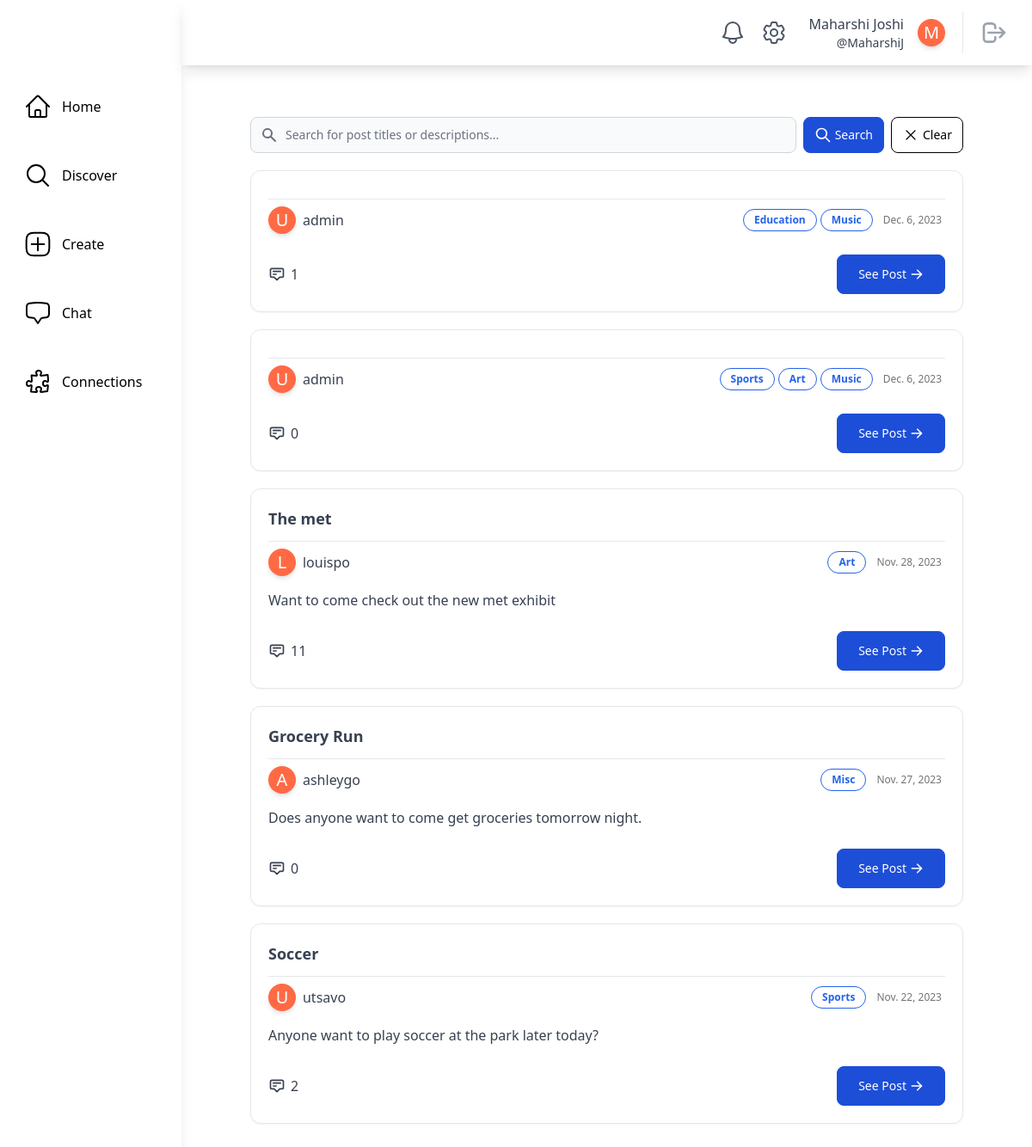
Before: /discover/ (signed in) with the older database file.
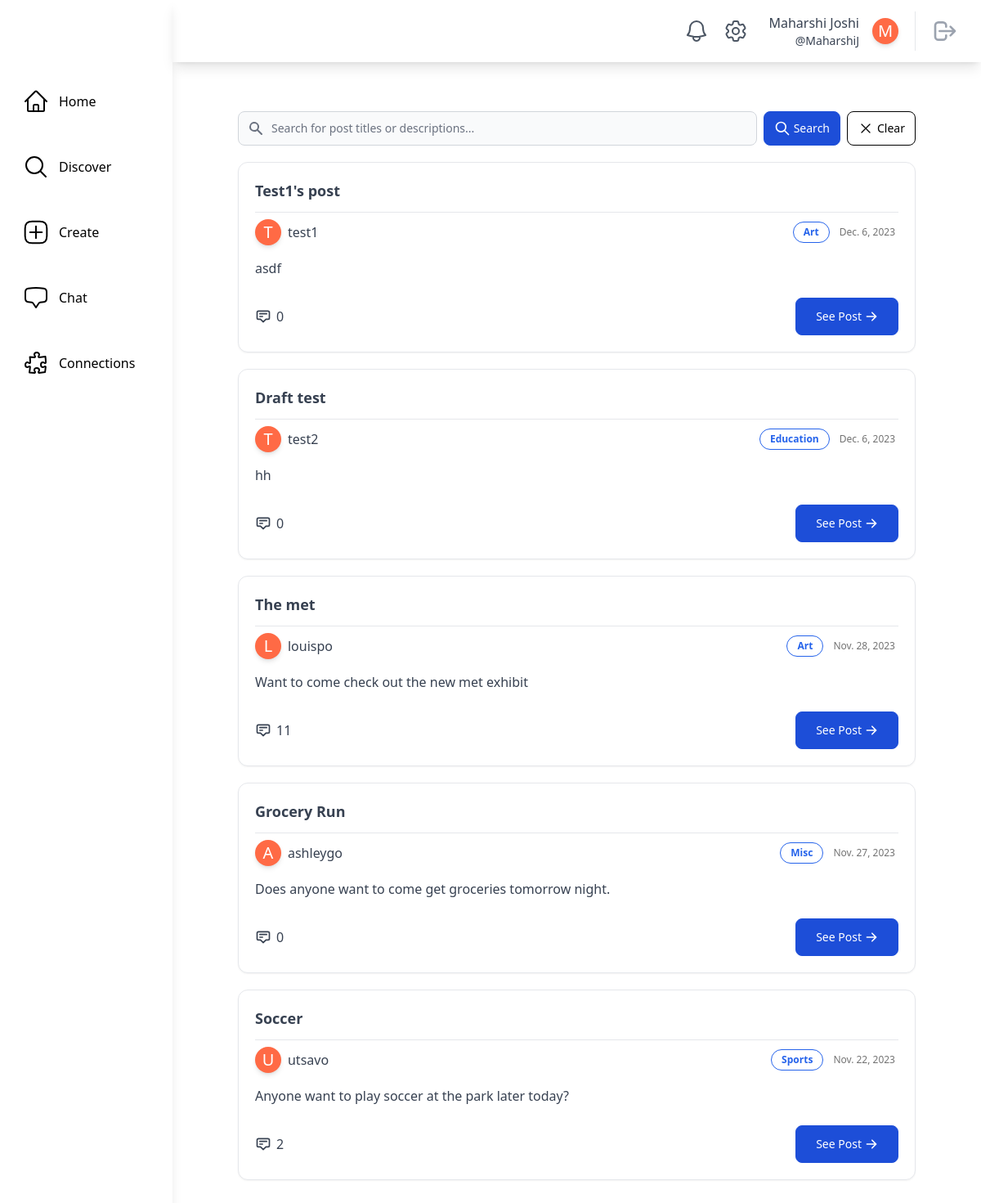
After: the same page with the newer database file.
### main/models.py (models this page shows, shortened)
class SocialUser(AbstractUser):
    class Pronouns(models.IntegerChoices):
        SHE = 1, _("She/Her")
        HE = 2, _("He/Him")
        THEY = 3, _("They/Them")
        OTHER = 4, _("Other/Prefer Not To Say")
    username = models.CharField(max_length=30, unique=True)
    email = models.EmailField(unique=True, default="@nyu.edu")
    full_name = models.CharField(max_length=50, default="")
    pronouns = models.IntegerField(default=Pronouns.OTHER, choices=Pronouns.choices)
    date_of_birth = models.DateField(null=True, validators=[validate_age])
    major = models.CharField(max_length=100, default="undeclared")
    tags = models.ManyToManyField(InterestTag, related_name="tags")
    profile_picture = models.ImageField(
        upload_to="profile_pics/", null=True, blank=True
    )
    timestamp = models.DateTimeField("timestamp", default=timezone.now)  # joined

class InterestTag(models.Model):
    name = models.CharField(max_length=50, unique=True)
    class Meta:
        db_table = "interest_tags"
        verbose_name_plural = "Interest Tags"
    def __str__(self):
        return self.name

### posts/models.py (models this page shows, shortened)
class ActivityPost(models.Model):
    class PostStatus(models.IntegerChoices):
        DRAFT = 1, _("Draft")
        ACTIVE = 2, _("Active")
        ARCHIVED = 3, _("Archived")
    class Meta:
        db_table = "activity_posts"
        verbose_name_plural = "Activity Posts"
    poster = models.ForeignKey(settings.AUTH_USER_MODEL, on_delete=models.CASCADE)
    timestamp = models.DateTimeField(auto_now_add=True)
    title = models.CharField(max_length=255)
    description = models.TextField(max_length=1023)
    status = models.IntegerField(default=PostStatus.DRAFT, choices=PostStatus.choices)
    tags = models.ManyToManyField(InterestTag)

### main/views.py (the view)
# urls.py: path("discover/", views.DiscoverPageView.as_view(), name="discover"),
@method_decorator(login_required, name="dispatch")
class DiscoverPageView(LoginRequiredMixin, generic.ListView):
    model = ActivityPost
    template_name = "main/discover.html"
    def get_queryset(self):
        query = self.request.GET.get("q")
        button_action = self.request.GET.get("action")
        blocked_users = Block.get_blocked_users(self.request.user)
        blocking_users = Block.get_blocking_users(self.request.user)
        if button_action == "clear" or query is None:
            object_list = ActivityPost.objects.filter(
                ~Q(poster__in=blocked_users) & ~Q(poster__in=blocking_users)
            ).order_by("-timestamp")[:50]
        else:
            object_list = ActivityPost.get_posts_by_search(query).filter(
                ~Q(poster__in=blocked_users) & ~Q(poster__in=blocking_users)
            )
        return object_list

### main/models.py (called while the page is built)
    @classmethod
    def count_unread_notifications(cls, user):
        return (
            cls.objects.filter(models.Q(recipient_user=user, is_read=False))
            .all()
            .order_by("-timestamp")
            .count()
        )

    @classmethod
    def get_blocked_users(cls, user):
        return user.blocked_users.all().order_by("timestamp").values("blocked_user")

    @classmethod
    def get_blocking_users(cls, user):
        return user.blocking_users.all().values("blocker")

### theme/templatetags/theme_customfilters.py (called while the page is built)
@register.filter
def count_unread_notifications(user):
    return Notification.count_unread_notifications(user)

### main/templates/main/discover.html (shortened to what this page needs)
{% extends "base.html" %}
{% block content %}
    <div class="m-20 mt-5">
        <div class="flex flex-col justify-center">
            <div class="container mx-auto mt-10 mb-10">
                <form class="flex items-center"
                      method="get"
                      action="{% url 'main:discover' %}">
                    <div class="relative w-full">
                        <div class="flex absolute inset-y-0 left-0 items-center pl-3 pointer-events-none">
                        </div>
                        <input type="text"
                               name="q"
                               class="bg-gray-50 border border-gray-300 text-gray-900 text-sm rounded-lg focus:ring-blue-500 focus:border-blue-500 block w-full pl-10 p-2.5  "
                               placeholder="Search for post titles or descriptions...">
                    </div>
                    <button type="submit"
                            name="action"
                            value="search"
                            class="inline-flex items-center py-2.5 px-3 mx-2 text-sm font-medium text-white bg-blue-700 rounded-lg border border-blue-700 hover:bg-blue-800 focus:ring-4 focus:outline-none focus:ring-blue-300 ">
                        <svg class="mr-1 w-5 h-5"
                             fill="none"
                             stroke="currentColor"
                             viewBox="0 0 24 24"
                             xmlns="http://www.w3.org/2000/svg">
                            <path stroke-linecap="round" stroke-linejoin="round" stroke-width="2" d="M21 21l-6-6m2-5a7 7 0 11-14 0 7 7 0 0114 0z">
                            </path>
                        </svg>
                        Search
                    </button>
                    <button type="submit"
                            name="action"
                            value="clear"
                            class="inline-flex items-center py-2.5 px-3 text-sm font-medium text-black bg-white rounded-lg border border-black hover:bg-gray-200 focus:ring-4 focus:outline-none focus:ring-blue-300">
                        <svg xmlns="http://www.w3.org/2000/svg"
                             fill="none"
                             viewBox="0 0 24 24"
                             stroke-width="1.5"
                             stroke="currentColor"
                             class="w-5 h-5 mr-1">
                            <path stroke-linecap="round" stroke-linejoin="round" d="M6 18L18 6M6 6l12 12" />
                        </svg>
                        Clear
                    </button>
                </form>
                <div class="mt-5">
                    {% if object_list %}
                        {% for post in object_list %}
                            <div class="mb-5">{% include "posts/post_card.html" with post=post %}</div>
                        {% endfor %}
                    {% else %}
                        <p class="text-center text-gray-500">Hmm...we couldn't find anything :/</p>
                    {% endif %}
                </div>
            </div>
        </div>
    </div>
{% endblock content %}

### theme/templates/base.html (shortened to what this page needs)
{% load static tailwind_tags %}
{% load theme_customfilters %}
<!DOCTYPE html>
<html lang="en">
    <head>
        {% tailwind_css %}
    </head>
    <body class="flex bg-white min-h-screen">
        {% if user.is_authenticated %}
            <div class="h-screen w-full bg-white relative flex overflow-hidden">
                <aside class="h-full shadow-lg w-64 flex flex-col space-y-10 items-start relative bg-white text-black">
                    <div class="h-16 flex items-center w-full">
                    </div>
                    <a href="{% url 'main:home' %}"
                       class="flex items-center ml-6 p-1 rounded hover:bg-gray-100 focus:bg-gray-100 transition duration-200 transform hover:scale-110">
                        <span class="ml-3">Home</span>
                    </a>
                    <a href="{% url 'main:discover' %}"
                       class="flex items-center ml-6 p-1 rounded hover:bg-gray-100 focus:bg-gray-100 transition duration-200 transform hover:scale-110">
                        <svg xmlns="http://www.w3.org/2000/svg"
                             fill="none"
                             viewBox="0 0 24 24"
                             stroke-width="1.5"
                             stroke="currentColor"
                             class="w-8 h-8">
                            <path stroke-linecap="round" stroke-linejoin="round" d="M21 21l-5.197-5.197m0 0A7.5 7.5 0 105.196 5.196a7.5 7.5 0 0010.607 10.607z" />
                        </svg>
                        <span class="ml-3">Discover</span>
                    </a>
                    <a href="{% url 'posts:create_post' %}"
                       class="flex items-center ml-6 p-1 rounded hover:bg-gray-100 focus:bg-gray-100 transition duration-200 transform hover:scale-110">
                        <span class="ml-3">Create</span>
                    </a>
                    <a href="{% url 'chat:chat_room_list' %}"
                       class="flex items-center ml-6 p-1 rounded hover:bg-gray-100 focus:bg-gray-100 transition duration-200 transform hover:scale-110">
                        <span class="ml-3">Chat</span>
                    </a>
                    <a href="{% url 'main:connections' user.username %}"
                       class="flex items-center ml-6 p-1 rounded hover:bg-gray-100 focus:bg-gray-100 transition duration-200 transform hover:scale-110">
                        <span class="ml-3">Connections</span>
                    </a>
                </aside>
                <div class="w-full h-full flex flex-col justify-between">
                    <header class="h-20 w-full flex items-center relative justify-end px-5 shadow-lg">
                        <a href="{% url 'main:notifications' user.username %}"
                           class="relative p-2 text-gray-600 hover:bg-gray-100 hover:text-gray-600 focus:bg-gray-100 focus:text-gray-600 rounded-full">
                           <span class="absolute top-1 left-6 text-xs bg-red-500 text-white font-medium px-1 shadow-lg rounded-full border-2 border-white">
                           </span>
                        </a>
                            <a href="{% url 'main:settings' user.username %}"
                            class="relative p-2 text-gray-600 hover:bg-gray-100 hover:text-gray-600 focus:bg-gray-100 focus:text-gray-600 rounded-full">
                        </a>
                        <a href="{% url 'main:profile_page' user.username %}"
                           class="rounded hover:bg-gray-100 hover:text-gray-600 focus:bg-gray-100 focus:text-gray-600 px-2 ml-2">
                            <div class="flex flex-shrink-0 items-center space-x-4 text-gray-700">
                                <div class="flex flex-col items-end ">
                                    <div class="text-md font-medium ">{{ user.full_name|capfirst }}</div>
                                    <div class="text-sm font-regular">@{{ user.username }}</div>
                                </div>
                                <div class="rounded-full h-8 w-8 bg-[#ff6a45] flex items-center justify-center shadow-md border-white transition duration-200 transform hover:scale-110">
                                    {% if user.profile_picture %}
                                        {% comment %} Profile Picture with same shape {% endcomment %}
                                    {% else %}
                                            <span class="text-white text-xl">{{ user.full_name|first|capfirst }}</span>
                                    {% endif %}
                                </div>
                            </div>
                        </a>
                        <div class="border-l pl-3 ml-3 space-x-1">
                            <button class="relative p-2 text-gray-400 hover:bg-gray-100 hover:text-gray-600 focus:bg-gray-100 focus:text-gray-600 rounded-full">
                                <a href="{% url 'main:logout' %}">
                                    <svg aria-hidden="true"
                                         fill="none"
                                         viewBox="0 0 24 24"
                                         stroke="currentColor"
                                         class="h-8 w-8">
                                        <path stroke-linecap="round" stroke-linejoin="round" stroke-width="2" d="M17 16l4-4m0 0l-4-4m4 4H7m6 4v1a3 3 0 01-3 3H6a3 3 0 01-3-3V7a3 3 0 013-3h4a3 3 0 013 3v1" />
                                    </svg>
                                </a>
                            </button>
                        </div>
                    </header>
                    <main class="max-w-full h-full flex flex-col relative overflow-auto">
                        {% block content %}
                        {% endblock content %}
                    </main>
                </div>
            </div>
        {% endif %}
    </body>
</html>

### posts/templates/posts/post_card.html
<div class="rounded-xl border p-5 shadow-sm bg-white">
    <div class="text-lg font-bold text-gray-700 border-b pb-3">{{ post.title|capfirst }}</div>
    <div class="flex flex-wrap w-full items-center justify-between">
        <a href="{% url 'main:profile_page' post.poster.username %}"
           class="flex items-center hover:bg-gray-100 rounded hover:text-gray-600 focus:bg-gray-100 focus:text-gray-600 mt-2">
           <div class="rounded-full h-8 w-8 bg-[#ff6a45] flex items-center justify-center shadow-md border-white transition duration-200 transform hover:scale-110">
              {% if post.poster.profile_picture %}
                 {% comment %} Profile Picture with same shape {% endcomment %}
              {% else %}
                 <span class="text-white text-xl">{{ post.poster.full_name|first|capfirst }}</span>
              {% endif %}
           </div>
           <div class="flex items-center ml-2">
              <div class="text-md font-regular text-gray-700">{{ post.poster.username }}</div>
           </div>
        </a>
        <div class="flex flex-wrap justify-self-end items-center">
            <div class="flex items-center justify-items-start mr-2 mt-2">
                {% for tag in post.tags.all %}
                    <button class="mr-1 rounded-2xl border border-blue-600 text-blue-600 bg-white px-3 py-1 text-xs font-semibold">{{ tag }}</button>
                {% endfor %}
            </div>
            <div class="text-xs text-neutral-500 text-right mr-1 mt-2">{{ post.timestamp.date }}</div>
        </div>
    </div>
    <div class="mt-4 mb-6">
        <div class="text-gray-700">{{ post.description }}</div>
    </div>
    <div class="w-full flex flex-row justify-between">
        <div class="flex items-center transition text-gray-700 hover:text-gray-700">
            <svg xmlns="http://www.w3.org/2000/svg"
                 class="mr-1.5 h-5 w-5"
                 fill="none"
                 viewBox="0 0 24 24"
                 stroke="currentColor"
                 stroke-width="2">
                <path stroke-linecap="round" stroke-linejoin="round" d="M7 8h10M7 12h4m1 8l-4-4H5a2 2 0 01-2-2V6a2 2 0 012-2h14a2 2 0 012 2v8a2 2 0 01-2 2h-3l-4 4z" />
            </svg>
            <span>{{ post.comments.count }}</span>
        </div>
        <a href="{% url 'posts:post_details' poster=post.poster pk=post.id %}"
           class="inline-flex items-center justify-center px-6 py-3 mb-2 text-sm text-white bg-blue-700 rounded-lg border border-blue-700 hover:bg-blue-800 focus:ring-4 focus:outline-none focus:ring-blue-300 sm:w-auto sm:mb-0"
           data-primary="green-400"
           data-rounded="rounded-2xl"
           data-primary-reset="{}">
            See Post
            <svg class="w-4 h-4 ml-1"
                 xmlns="http://www.w3.org/2000/svg"
                 viewBox="0 0 20 20"
                 fill="currentColor">
                <path fill-rule="evenodd" d="M10.293 3.293a1 1 0 011.414 0l6 6a1 1 0 010 1.414l-6 6a1 1 0 01-1.414-1.414L14.586 11H3a1 1 0 110-2h11.586l-4.293-4.293a1 1 0 010-1.414z" clip-rule="evenodd">
                </path>
            </svg>
        </a>
    </div>
</div>

Changed rows visible on the page:
no longer on this page (row unchanged): InterestTag: name "Music"
removed ActivityPost: poster.full_name|first "U", poster.username "admin", timestamp "Dec. 6, 2023", comments.count "0", InterestTag (name "Sports"), InterestTag (name "Art")
added ActivityPost: title "Test1's post", poster.full_name|first "T", poster.username "test1", timestamp "Dec. 6, 2023", description "asdf", comments.count "0", InterestTag (name "Art")
changed ActivityPost: title (not shown) → "Draft test"; poster.full_name|first "U" → "T"; poster.username "admin" → "test2"; description (not shown) → "hh"; comments.count "1" → "0"
